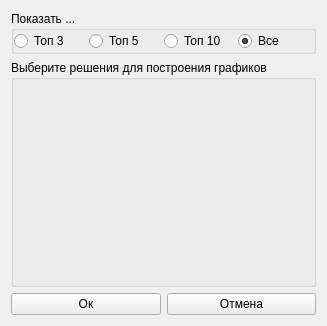
<?xml version="1.0" encoding="UTF-8"?>
<ui version="4.0">
 <class>PreSelectionChartsForm</class>
 <widget class="QWidget" name="PreSelectionChartsForm">
  <property name="geometry">
   <rect>
    <x>0</x>
    <y>0</y>
    <width>327</width>
    <height>326</height>
   </rect>
  </property>
  <property name="windowTitle">
   <string>Параметры построения</string>
  </property>
  <property name="windowIcon">
   <iconset resource="icons.qrc">
    <normaloff>:/icons/Logo.png</normaloff>:/icons/Logo.png</iconset>
  </property>
  <layout class="QGridLayout" name="gridLayout">
   <item row="1" column="0">
    <widget class="QGroupBox" name="groupBox">
     <property name="title">
      <string>Выберите решения для построения графиков</string>
     </property>
     <layout class="QVBoxLayout" name="verticalLayout_2">
      <property name="spacing">
       <number>0</number>
      </property>
      <property name="leftMargin">
       <number>0</number>
      </property>
      <property name="topMargin">
       <number>0</number>
      </property>
      <property name="rightMargin">
       <number>0</number>
      </property>
      <property name="bottomMargin">
       <number>0</number>
      </property>
      <item>
       <layout class="QVBoxLayout" name="ListProjectsLayout"/>
      </item>
      <item>
       <spacer name="verticalSpacer">
        <property name="orientation">
         <enum>Qt::Vertical</enum>
        </property>
        <property name="sizeType">
         <enum>QSizePolicy::Expanding</enum>
        </property>
        <property name="sizeHint" stdset="0">
         <size>
          <width>20</width>
          <height>40</height>
         </size>
        </property>
       </spacer>
      </item>
     </layout>
    </widget>
   </item>
   <item row="2" column="0">
    <layout class="QHBoxLayout" name="horizontalLayout">
     <item>
      <widget class="QPushButton" name="OkButton">
       <property name="text">
        <string>Ок</string>
       </property>
      </widget>
     </item>
     <item>
      <widget class="QPushButton" name="CancelButton">
       <property name="text">
        <string>Отмена</string>
       </property>
      </widget>
     </item>
    </layout>
   </item>
   <item row="0" column="0">
    <widget class="QGroupBox" name="groupBox_2">
     <property name="title">
      <string>Показать ...</string>
     </property>
     <layout class="QGridLayout" name="gridLayout_2">
      <property name="leftMargin">
       <number>0</number>
      </property>
      <property name="topMargin">
       <number>0</number>
      </property>
      <property name="rightMargin">
       <number>0</number>
      </property>
      <property name="bottomMargin">
       <number>0</number>
      </property>
      <property name="spacing">
       <number>0</number>
      </property>
      <item row="0" column="0">
       <layout class="QHBoxLayout" name="horizontalLayout_2">
        <item>
         <widget class="QRadioButton" name="Top3RadioButton">
          <property name="text">
           <string>Топ 3</string>
          </property>
         </widget>
        </item>
        <item>
         <widget class="QRadioButton" name="Top5RadioButton">
          <property name="text">
           <string>Топ 5</string>
          </property>
         </widget>
        </item>
        <item>
         <widget class="QRadioButton" name="Top10RadioButton">
          <property name="text">
           <string>Топ 10</string>
          </property>
         </widget>
        </item>
        <item>
         <widget class="QRadioButton" name="TopAllRadioButton">
          <property name="text">
           <string>Все</string>
          </property>
          <property name="checked">
           <bool>true</bool>
          </property>
         </widget>
        </item>
       </layout>
      </item>
     </layout>
    </widget>
   </item>
  </layout>
 </widget>
 <resources>
  <include location="icons.qrc"/>
 </resources>
 <connections/>
</ui>
